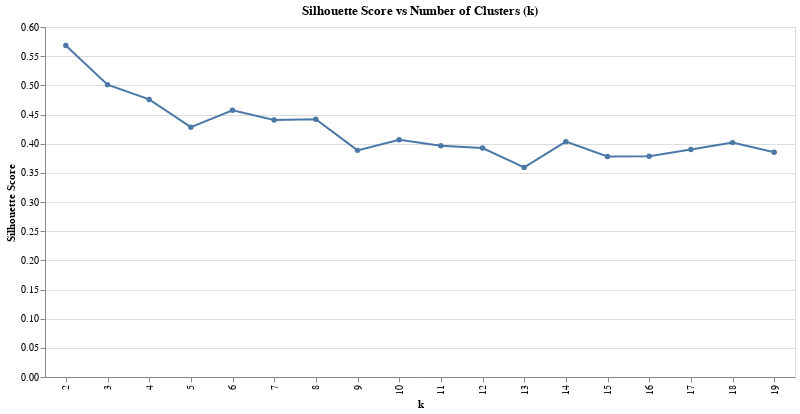

Notebook cell for this chart:
### Markdown cell above
The dataset contains 2111 entries and 17 columns. There are no missing values. The columns Age, Height, and Weight are already of type float64, and thus suitable for our calculations.

Given that the columns Gender, family_history_with_overweight, FAVC, CAEC, SMOKE, SCC, CALC, MTRANS, and NObeyesdad are all categorical, we will convert them into numerical representations using one-hot encoding.

We will then proceed with finding the optimal k value using the Silhouette Coefficient and plot the results.

### Code cell
import altair as alt

# Create a variable `columns_to_encode` with the columns `Gender`, `family_history_with_overweight`, `FAVC`, `CAEC`, `SMOKE`, `SCC`, `CALC`, `MTRANS`, and `NObeyesdad`.
columns_to_encode = ['Gender', 'family_history_with_overweight', 'FAVC', 'CAEC', 'SMOKE', 'SCC', 'CALC', 'MTRANS', 'NObeyesdad']

# One-hot encode the columns in `columns_to_encode` and concatenate the result with the original columns that are not in `columns_to_encode`.
df_encoded = pd.concat([df.drop(columns=columns_to_encode), pd.get_dummies(df[columns_to_encode], drop_first=True)], axis=1)

# Create an empty list `silhouette_scores` to store the silhouette scores for different values of k.
silhouette_scores = []

# Iterate over values of k from 2 to 10 (inclusive).
for k in range(2, 20):
    # For each value of k, perform K-means clustering on `df_encoded` and calculate the silhouette score.
    kmeans = KMeans(n_clusters=k, random_state=42)
    kmeans.fit(df_encoded)
    silhouette_avg = silhouette_score(df_encoded, kmeans.labels_)
    silhouette_scores.append(silhouette_avg)

# Find the index of the maximum silhouette score and add 2 to get the optimal k value.
optimal_k = silhouette_scores.index(max(silhouette_scores)) + 2
print(f'The optimal k value is: {optimal_k}')

# Create a line plot of the silhouette scores against the values of k.
# Add x and y axis labels and a title.
# Show the plot.
silhouette_df = pd.DataFrame({'k': range(2, 20), 'Silhouette Score': silhouette_scores})
print(silhouette_df)

alt.Chart(silhouette_df, height=350, width=750).mark_line(point=True).encode(
    x='k:O',
    y='Silhouette Score:Q',
    tooltip=['k', 'Silhouette Score']
).properties(
    title='Silhouette Score vs Number of Clusters (k)'
).interactive()

### Figure 1 — Vega-Lite specification as saved in the notebook (floating-point values rounded to 4 significant figures)
{"config": {"view": {"continuousWidth": 300, "continuousHeight": 300}}, "data": {"name": "data-9e1f1fc79c71b3aa2141e5884ffb2d21"}, "mark": {"type": "line", "point": true}, "encoding": {"tooltip": [{"field": "k", "type": "quantitative"}, {"field": "Silhouette Score", "type": "quantitative"}], "x": {"field": "k", "type": "ordinal"}, "y": {"field": "Silhouette Score", "type": "quantitative"}}, "height": 350, "params": [{"name": "param_4", "select": {"type": "interval", "encodings": ["x", "y"]}, "bind": "scales"}], "title": "Silhouette Score vs Number of Clusters (k)", "width": 750, "$schema": "https://vega.github.io/schema/vega-lite/v5.17.0.json", "datasets": {"data-9e1f1fc79c71b3aa2141e5884ffb2d21": [{"k": 2, "Silhouette Score": 0.5682}, {"k": 3, "Silhouette Score": 0.5012}, {"k": 4, "Silhouette Score": 0.4759}, {"k": 5, "Silhouette Score": 0.4283}, {"k": 6, "Silhouette Score": 0.4571}, {"k": 7, "Silhouette Score": 0.4405}, {"k": 8, "Silhouette Score": 0.4419}, {"k": 9, "Silhouette Score": 0.3885}, {"k": 10, "Silhouette Score": 0.4069}, {"k": 11, "Silhouette Score": 0.3965}, {"k": 12, "Silhouette Score": 0.3925}, {"k": 13, "Silhouette Score": 0.3593}, {"k": 14, "Silhouette Score": 0.4034}, {"k": 15, "Silhouette Score": 0.3781}, {"k": 16, "Silhouette Score": 0.3785}, {"k": 17, "Silhouette Score": 0.39}, {"k": 18, "Silhouette Score": 0.4018}, {"k": 19, "Silhouette Score": 0.3854}]}}
